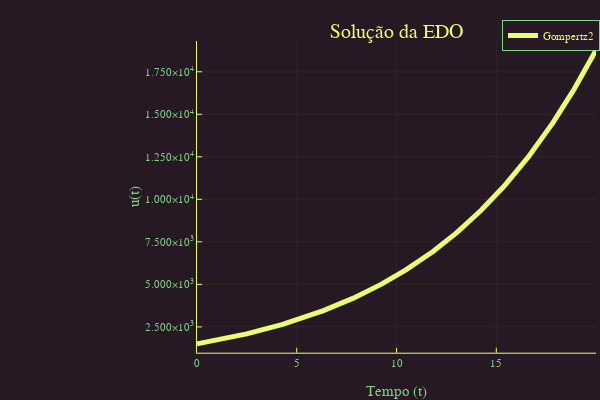

The notebook cell this image was saved under:
### Code cell
u0 = 1500
range = (0.0,20.0)
prob = ODEProblem(f,u0,range)
sol = solve(prob, Tsit5(), reltol=1e-8, abstol=1e-8)
plotly()
plot(sol,linewidth=5,title="Solução da EDO",
xaxis="Tempo (t)",yaxis="u(t)",label="Gompertz2")

### Figure 1 — Plotly figure (JSON) as saved in the notebook; plotly's stock layout.template omitted (floating-point values rounded to 4 significant figures; data arrays with more than 128 entries replaced by an {"elided": "..."} marker saying what was removed)
{"data": [{"colorbar": {"title": ""}, "legendgroup": "Gompertz2", "line": {"color": "rgba(235, 251, 115, 1.000)", "dash": "solid", "shape": "linear", "width": 5}, "mode": "lines", "name": "Gompertz2", "showlegend": true, "type": "scatter", "x": {"elided": "1000 float values"}, "xaxis": "x", "y": {"elided": "1000 float values"}, "yaxis": "y", "zmax": null, "zmin": null}], "layout": {"annotations": [{"font": {"color": "rgba(235, 251, 115, 1.000)", "family": "sans-serif", "size": 20}, "rotation": 0, "showarrow": false, "text": "Solução da EDO", "x": 0.6609, "xanchor": "center", "xref": "paper", "y": 1, "yanchor": "top", "yref": "paper"}], "height": 400, "legend": {"bgcolor": "rgba(39, 25, 36, 1.000)", "bordercolor": "rgba(128, 213, 132, 1.000)", "borderwidth": 1, "font": {"color": "rgba(235, 251, 115, 1.000)", "family": "sans-serif", "size": 11}, "title": {"font": {"color": "rgba(235, 251, 115, 1.000)", "family": "sans-serif", "size": 15}, "text": ""}, "tracegroupgap": 0, "traceorder": "normal", "x": 1, "xanchor": "auto", "y": 1, "yanchor": "auto"}, "margin": {"b": 20, "l": 0, "r": 0, "t": 20}, "paper_bgcolor": "rgba(39, 25, 36, 1.000)", "plot_bgcolor": "rgba(39, 25, 36, 1.000)", "showlegend": true, "width": 600, "xaxis": {"anchor": "y", "domain": [0.3283, 0.9934], "gridcolor": "rgba(235, 251, 115, 0.100)", "gridwidth": 0.5, "linecolor": "rgba(235, 251, 115, 1.000)", "mirror": false, "range": [0, 20], "showgrid": true, "showline": true, "showticklabels": true, "tickangle": 0, "tickcolor": "rgb(235, 251, 115)", "tickfont": {"color": "rgba(128, 213, 132, 1.000)", "family": "sans-serif", "size": 11}, "tickmode": "array", "ticks": "inside", "ticktext": ["0", "5", "10", "15", "20"], "tickvals": [0, 5, 10, 15, 20], "title": "Tempo (t)", "titlefont": {"color": "rgba(128, 213, 132, 1.000)", "family": "sans-serif", "size": 15}, "type": "-", "visible": true, "zeroline": false, "zerolinecolor": "rgba(235, 251, 115, 1.000)"}, "yaxis": {"anchor": "x", "domain": [0.07581, 0.9415], "gridcolor": "rgba(235, 251, 115, 0.100)", "gridwidth": 0.5, "linecolor": "rgba(235, 251, 115, 1.000)", "mirror": false, "range": [981.4, 19310.0], "showgrid": true, "showline": true, "showticklabels": true, "tickangle": 0, "tickcolor": "rgb(235, 251, 115)", "tickfont": {"color": "rgba(128, 213, 132, 1.000)", "family": "sans-serif", "size": 11}, "tickmode": "array", "ticks": "inside", "ticktext": ["2.500×10<sup>3</sup>", "5.000×10<sup>3</sup>", "7.500×10<sup>3</sup>", "1.000×10<sup>4</sup>", "1.250×10<sup>4</sup>", "1.500×10<sup>4</sup>", "1.750×10<sup>4</sup>"], "tickvals": [2500, 5000, 7500, 10000, 12500, 15000, 17500], "title": "u(t)", "titlefont": {"color": "rgba(128, 213, 132, 1.000)", "family": "sans-serif", "size": 15}, "type": "-", "visible": true, "zeroline": false, "zerolinecolor": "rgba(235, 251, 115, 1.000)"}}}
